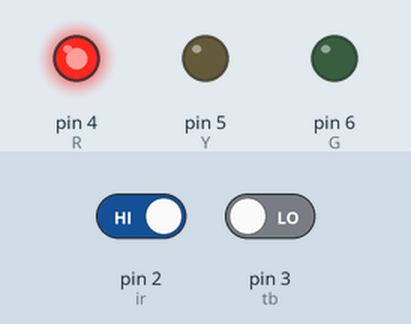
Recording of a sketch running on a simulated Arduino Uno, built with avr-gcc and run on an emulated ATmega328P. On the bench: output pins drawn as LEDs (lit = HIGH). The test bench sets the inputs (shaded band); at power-on: pin 3 (tb) LOW, pin 2 (ir) HIGH. What the sketch prints to the serial monitor is not drawn.

Above: at 1.2 s.
1.3 s: pin 3 (tb) driven HIGH
At 2.6 s:
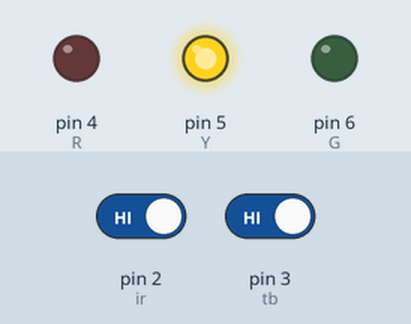
4.3 s: pin 3 (tb) driven LOW
At 4.6 s:
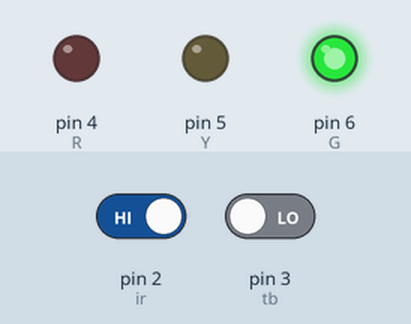
5.8 s: pin 2 (ir) driven LOW
At 7.4 s:
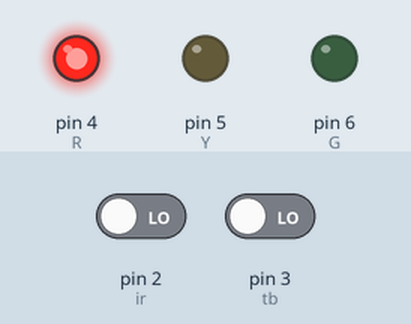
Timing chart, 0 to 8.9 s (numbered marks = the images above; inputs shaded):
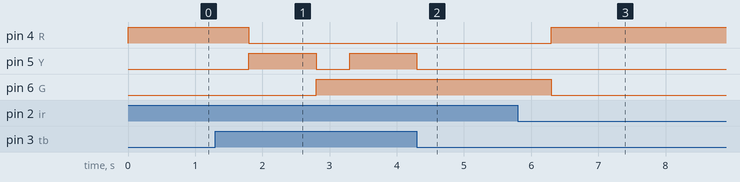

The sketch:

1.Chalenge_coba.ino
```cpp
//inisialisasi
int ir = 2;
int tb =3;

int R =4;
int Y =5;
int G=6;

int kunci =0;
int kunci1=0;
void setup() {
  // put your setup code here, to run once:
  Serial.begin(9600);
  pinMode(ir, INPUT);
  pinMode(tb, INPUT);
  pinMode(R, OUTPUT);
  pinMode(Y, OUTPUT);
  pinMode(G, OUTPUT);
  digitalWrite(R, HIGH);
  Serial.println("SYSTEM START");
}

void loop() {
  // put your main code here, to run repeatedly:
  //BACA DATA
  int bacaIR = digitalRead(ir);
  int bacatb = digitalRead(tb);

  //LOGIKA
  if(bacaIR == 0){
    delay(500);
    digitalWrite(R, HIGH);
    digitalWrite(G, LOW);
  }
  if (bacatb == 1){
    delay(500);
    digitalWrite(R, LOW);
    digitalWrite(Y, HIGH);
    delay(1000);
    digitalWrite(Y, LOW);
    digitalWrite(G, HIGH);
    }

}
```

Measured:
- after the input at 1.3 s, pin 4 (R): HIGH → LOW after 0.50 s; pin 5 (Y): LOW → HIGH after 0.50 s, → LOW 1.0 s later, → HIGH 0.50 s later; pin 6 (G): LOW → HIGH after 1.5 s
- after the input at 4.3 s, pin 5 (Y): goes on until 4.3 s, then stays LOW
- after the input at 5.8 s, pin 4 (R): LOW → HIGH after 0.50 s; pin 6 (G): HIGH → LOW after 0.50 s
